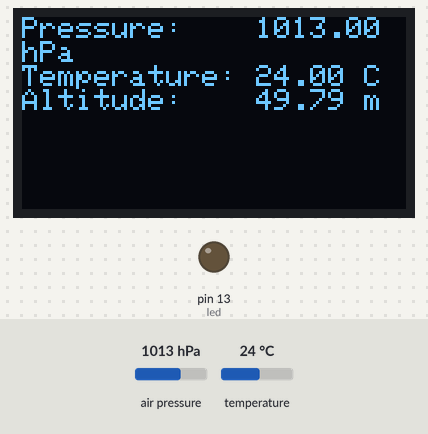
Simulated run of this sketch. Board: Arduino Uno, built with avr-gcc and run on an emulated ATmega328P. On the bench: 128×64 one-colour display, output pins drawn as LEDs (lit = HIGH). The inputs (shaded band) are chosen by the test bench; at power-on: air pressure 1013 hPa, temperature 24 °C. What the sketch prints to the serial monitor is not drawn.

Above: at 2.2 s.
2.3 s: air pressure set to 952 hPa
At 3.9 s:
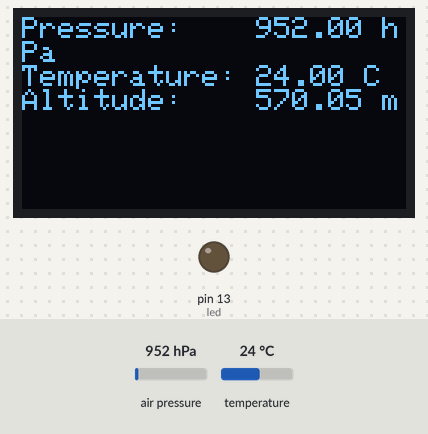
4.7 s: temperature set to 12 °C
At 6.3 s:
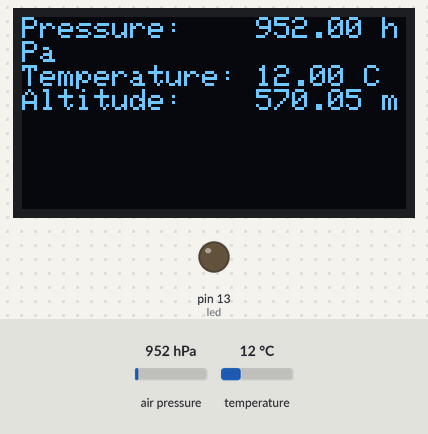
6.8 s: air pressure set to 975 hPa
At 8.6 s:
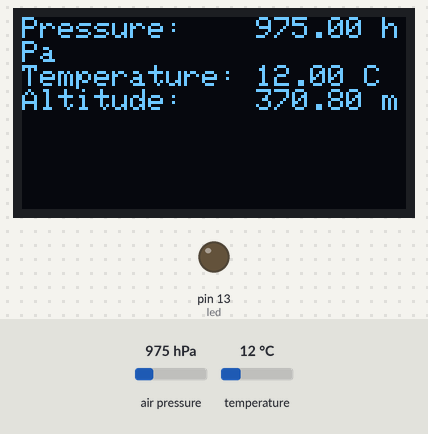
8.9 s: temperature set to 19 °C
Timing chart, 0 to 11.9 s (numbered marks = the images above; inputs shaded):
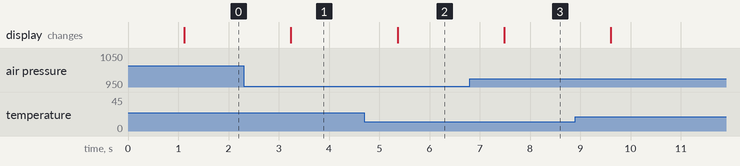

The sketch:

altitude_bmp.ino
```cpp
////////////////////////////////////////////////////////////
//	ALTITUDE METER - BMP altitude                     //
//			Fran Zekan, 26.02.2016, 20:00     //
////////////////////////////////////////////////////////////

#include <Wire.h>
#include <Adafruit_GFX.h>
#include <Adafruit_SSD1306.h>
#include <Adafruit_Sensor.h>
#include <Adafruit_BMP085_U.h>

Adafruit_BMP085_Unified bmp = Adafruit_BMP085_Unified(10085);

Adafruit_SSD1306 display(4);

uint8_t led = 13;

void start()
{
	display.clearDisplay();
	display.setTextSize(2);
	display.setTextColor(WHITE);
	display.setCursor(0,10);
	display.print("Altitude BMP 180 mk1");

	display.display();
	Serial.println("Altitude BMP 180 mk1");

	digitalWrite(led, 1);
	delay(500);
	digitalWrite(led, 0);
	delay(500);
}

void setup()
{
	Serial.begin(9600);
	display.begin(SSD1306_SWITCHCAPVCC, 0x3C);

	start();

	if(!bmp.begin())
        {
          /* There was a problem detecting the BMP085 ... check your connections */
          Serial.print("Ooops, no BMP085 detected ... Check your wiring or I2C ADDR!");

	  display.clearDisplay();
	  display.setCursor(0, 0);
	  display.setTextSize(1);
	  display.print("Ooops, no BMP085 detected ... Check your wiring or I2C ADDR!");
	  display.display();
          while(1);
        }

	pinMode(led, OUTPUT);


}

void loop()
{
	display.clearDisplay();
	display.setTextSize(1);
	display.setCursor(0, 0);

	sensors_event_t event;
        bmp.getEvent(&event);

	if (event.pressure)
        {
          display.print("Pressure:    ");
          display.print(event.pressure);
          display.println(" hPa");

          float temperature;
          bmp.getTemperature(&temperature);
          display.print("Temperature: ");
          display.print(temperature);
          display.println(" C");

          float seaLevelPressure = 1019;
          display.print("Altitude:    ");
          display.print(bmp.pressureToAltitude(seaLevelPressure,
                                              event.pressure));
          display.println(" m");
          display.println("");
        }
        else
        {
          display.println("Sensor error");
        }

	display.display();
	delay(1000);
}
```

Measured:
- after the input at 2.3 s, the display: changes after 0.94 s (image 1)
- after the input at 4.7 s, the display: changes after 0.66 s (image 2)
- after the input at 6.8 s, the display: changes after 0.69 s (image 3)
